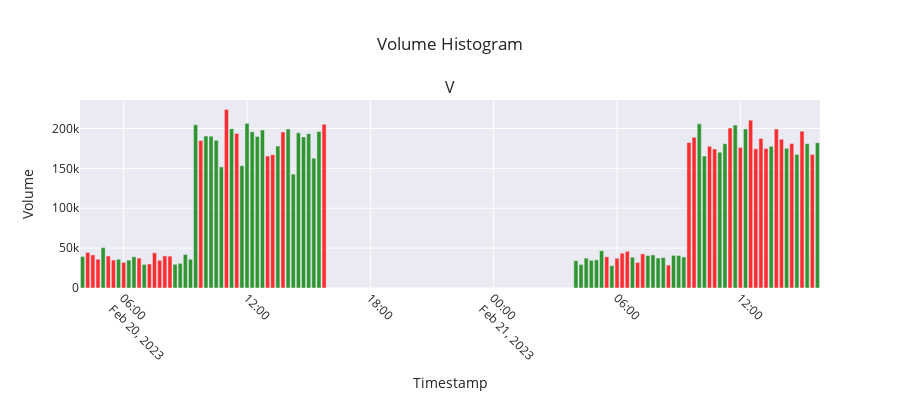

Here is the notebook cell this chart was saved with:
### Code cell
from plotly.subplots import make_subplots
import plotly.graph_objects as go
import plotly.express as px

def plot_volume_histogram(candlestick_data):
    fig = make_subplots(rows=1, cols=1, subplot_titles=("Volume"))

    # Determine the color for each bar based on the candlestick data
    colors = ['green' if row['Close'] >= row['Open'] else 'red' for idx, row in candlestick_data.iterrows()]

    # Add volume as a bar chart
    fig.add_trace(go.Bar(
        x=candlestick_data.index,
        y=candlestick_data['Volume'],
        name='Volume',
        marker_color=colors,
        opacity=0.8
    ))

    # Update layout for better appearance
    fig.update_layout(
        title="Volume Histogram",
        xaxis_title="Timestamp",
        yaxis_title="Volume",
        legend_title="Legend",
        xaxis=dict(tickangle=45),
        template="seaborn",
        hovermode='x unified',
        height=400  # Adjust the height as needed
    )

    # Show the plot
    fig.show()

# Example usage
plot_volume_histogram(candlestick_data)
